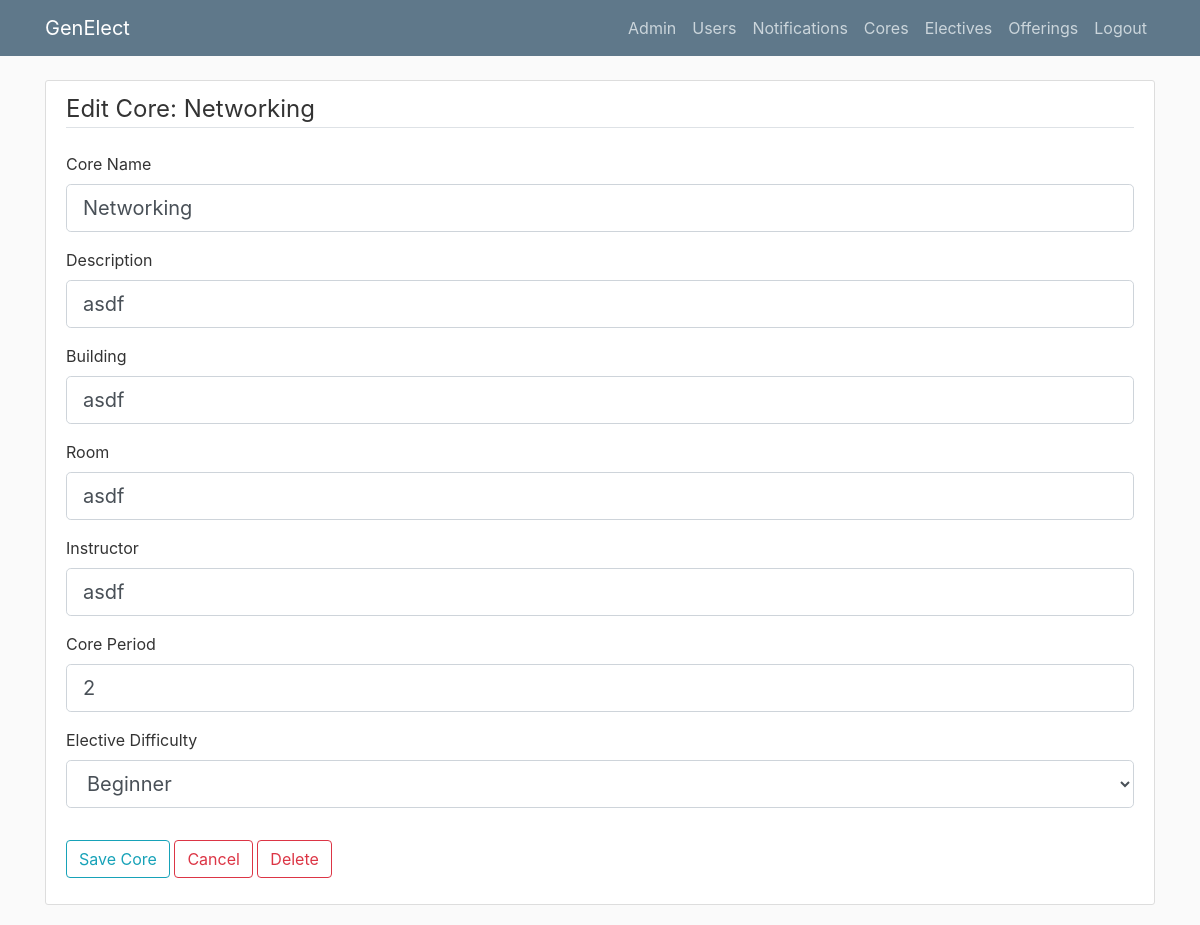
Screenshot of /editcore/1 (signed in) with the database file from the repository.
### genElect/models.py (models this page shows)
class Base(db.Model):
    __abstract__ = True
    id = db.Column(db.Integer, primary_key=True, autoincrement=True)
    date_created = db.Column(db.DateTime, default=db.func.current_timestamp())
    date_modified = db.Column(db.DateTime, default=db.func.current_timestamp(),
            onupdate=db.func.current_timestamp())

class Cores(Base):
    __tablename__ = 'cores'
    name = db.Column(db.String(100))
    description = db.Column(db.String(500))
    building = db.Column(db.String(100))
    room = db.Column(db.String(100))
    core_period = db.Column(db.Integer)
    core_difficulty = db.Column(db.String(100))
    instructor = db.Column(db.String(100))
    registrations = db.relationship('CoreRegistrations', backref='core', lazy=True)

### genElect/__init__.py (the view)
@app.route("/core/<core_id>", methods=['GET', 'POST'])
@app.route("/editcore/<core_id>", methods=['GET', 'POST'])
def editcore(core_id):
    if current_user.is_authenticated and (current_user.role == "admin" or current_user.role == "instructor"):
        core = Cores.query.filter_by(id=int(core_id)).first()
        if core:
            form = CoreForm()
            if form.validate_on_submit():
                core.name = form.name.data
                core.description = form.description.data
                core.instructor = form.instructor.data
                core.building = form.building.data
                core.room = form.room.data
                core.core_period = form.core_period.data
                db.session.commit()
                flash("Core Info Updated", 'success')
                return redirect(f'/core/{core_id}')
            elif request.method == 'GET':
                form.name.data = core.name
                form.description.data = core.description
                form.instructor.data = core.instructor
                form.building.data = core.building
                form.room.data = core.room
                form.core_period.data = core.core_period
            return render_template('editcore.html', core=core, form=form, title="Core Edit")
        else:
            return render_template('notfound.html')
    else:
        return render_template('denied.html')

### genElect/forms/__init__.py
class CoreForm(FlaskForm):
	name = StringField('Core Name', validators=[DataRequired()])
	description = StringField('Description', validators=[DataRequired()])
	instructor = StringField('Instructor', validators=[DataRequired()])
	building = StringField('Building', validators=[DataRequired()])
	room = StringField('Room', validators=[DataRequired()])
	core_period = IntegerField('Core Period', validators=[DataRequired()])
	diff_choices = [('Beginner', 'Beginner'), ('Intermediate', 'Intermediate'), ('Advanced', 'Advanced')]
	difficulty = SelectField('Elective Difficulty', choices=diff_choices, validators=[Required()])
	submit = SubmitField('Save Core')

### genElect/__init__.py (called while the page is built)
@login_manager.user_loader
def load_user(user_id):
    return Users.query.get(int(user_id))

### genElect/templates/editcore.html (shortened to what this page needs)
{% extends "layout.html" %}
{% block content %}
    <div class="content-section">
    	<form method="POST" action="">
    		<fieldset class="form-group">
    			<legend class="border-bottom mb-4">Edit Core: {{ core.name }}</legend>
    			<div class="form-group">
                    {{ form.name.label(class="form-control-label") }}
                    {% if form.name.errors %}
                        {{ form.name(class="form-control form-control-lg is-invalid") }}
                        <div class="invalid-feedback">
                            {% for error in form.name.errors %}
                                <span>{{ error }}</span>
                            {% endfor%}
                        </div>
                    {% else %}
                        {{ form.name(class="form-control form-control-lg") }}
                    {% endif %}
                </div>
                <div class="form-group">
                    {{ form.description.label(class="form-control-label") }}
                    {% if form.description.errors %}
                        {{ form.description(class="form-control form-control-lg is-invalid") }}
                        <div class="invalid-feedback">
                            {% for error in form.description.errors %}
                                <span>{{ error }}</span>
                            {% endfor%}
                        </div>
                    {% else %}
                        {{ form.description(class="form-control form-control-lg") }}
                    {% endif %}
                </div>
                <div class="form-group">
                    {{ form.building.label(class="form-control-label") }}
                    {% if form.building.errors %}
                        {{ form.building(class="form-control form-control-lg is-invalid") }}
                        <div class="invalid-feedback">
                            {% for error in form.building.errors %}
                                <span>{{ error }}</span>
                            {% endfor%}
                        </div>
                    {% else %}
                        {{ form.building(class="form-control form-control-lg") }}
                    {% endif %}
                </div>
                <div class="form-group">
                    {{ form.room.label(class="form-control-label") }}
                    {% if form.room.errors %}
                        {{ form.room(class="form-control form-control-lg is-invalid") }}
                        <div class="invalid-feedback">
                            {% for error in form.room.errors %}
                                <span>{{ error }}</span>
                            {% endfor%}
                        </div>
                    {% else %}
                        {{ form.room(class="form-control form-control-lg") }}
                    {% endif %}
                </div>
                <div class="form-group">
                    {{ form.instructor.label(class="form-control-label") }}
                    {% if form.instructor.errors %}
                        {{ form.instructor(class="form-control form-control-lg is-invalid") }}
                        <div class="invalid-feedback">
                            {% for error in form.instructor.errors %}
                                <span>{{ error }}</span>
                            {% endfor%}
                        </div>
                    {% else %}
                        {{ form.instructor(class="form-control form-control-lg") }}
                    {% endif %}
                </div>
                <div class="form-group">
                    {{ form.core_period.label(class="form-control-label") }}
                    {% if form.core_period.errors %}
                        {{ form.core_period(class="form-control form-control-lg is-invalid") }}
                        <div class="invalid-feedback">
                            {% for error in form.core_period.errors %}
                                <span>{{ error }}</span>
                            {% endfor%}
                        </div>
                    {% else %}
                        {{ form.core_period(class="form-control form-control-lg") }}
                    {% endif %}
                </div>
                <div class="form-group">
                    {{ form.difficulty.label(class="form-control-label") }}
                    {% if form.difficulty.errors %}
                        {{ form.difficulty(class="form-control form-control-lg is-invalid") }}
                        <div class="invalid-feedback">
                            {% for error in form.prerequisites.errors %}
                                <span>{{ error }}</span>
                            {% endfor%}
                        </div>
                    {% else %}
                        {{ form.difficulty(class="form-control form-control-lg") }}
                    {% endif %}
                </div>
    		</fieldset>
    		<div class="form-group">
    			{{ form.submit(class="btn btn-outline-info") }}
                <button type="button" onclick="window.location.href = '/allcores'" class="btn btn-outline-danger">Cancel</button>
                <button type="button" onclick="window.location.href = '/deletecore/{{core.id}}'" class="btn btn-outline-danger">Delete</button>
    		</div>
    	</form>
    </div>
{% endblock content %}

### genElect/static/main.css (style rules this page uses)
body { background: #fafafa; color: #333333; margin-top: 5rem; }
.content-section { background: #ffffff; padding: 10px 20px; border: 1px solid #dddddd; border-radius: 3px; margin-bottom: 20px; }

### rows the page displays
Cores: name "Networking", description "asdf", building "asdf", room "asdf", instructor "asdf", core_period "2"
